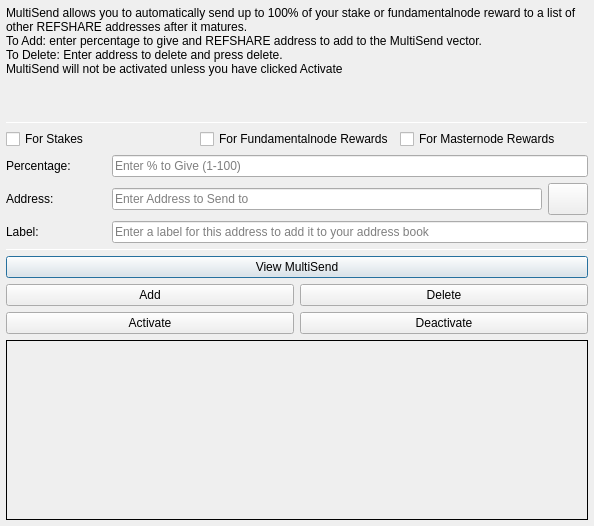
<?xml version="1.0" encoding="UTF-8"?>
<ui version="4.0">
 <class>MultiSendDialog</class>
 <widget class="QDialog" name="MultiSendDialog">
  <property name="windowModality">
   <enum>Qt::NonModal</enum>
  </property>
  <property name="geometry">
   <rect>
    <x>0</x>
    <y>0</y>
    <width>594</width>
    <height>526</height>
   </rect>
  </property>
  <property name="windowTitle">
   <string>MultiSend</string>
  </property>
  <layout class="QVBoxLayout" name="verticalLayout" stretch="0">
   <property name="leftMargin">
    <number>6</number>
   </property>
   <property name="topMargin">
    <number>6</number>
   </property>
   <property name="rightMargin">
    <number>6</number>
   </property>
   <property name="bottomMargin">
    <number>6</number>
   </property>
   <item>
    <layout class="QVBoxLayout" name="verticalLayout_Main" stretch="1,1,1,0,1,1,1">
     <item>
      <widget class="QLabel" name="label_2">
       <property name="lineWidth">
        <number>1</number>
       </property>
       <property name="text">
        <string>MultiSend allows you to automatically send up to 100% of your stake or fundamentalnode reward to a list of other REFSHARE addresses after it matures.
To Add: enter percentage to give and REFSHARE address to add to the MultiSend vector.
To Delete: Enter address to delete and press delete.
MultiSend will not be activated unless you have clicked Activate</string>
       </property>
       <property name="alignment">
        <set>Qt::AlignLeading|Qt::AlignLeft|Qt::AlignTop</set>
       </property>
       <property name="wordWrap">
        <bool>true</bool>
       </property>
      </widget>
     </item>
     <item>
      <widget class="Line" name="line">
       <property name="minimumSize">
        <size>
         <width>0</width>
         <height>1</height>
        </size>
       </property>
       <property name="maximumSize">
        <size>
         <width>16777215</width>
         <height>1</height>
        </size>
       </property>
       <property name="orientation">
        <enum>Qt::Horizontal</enum>
       </property>
      </widget>
     </item>
     <item>
      <layout class="QVBoxLayout" name="verticalLayout_Settings">
       <item>
        <layout class="QHBoxLayout" name="horizontalLayout">
         <item>
          <widget class="QCheckBox" name="multiSendStakeCheckBox">
           <property name="text">
            <string>For Stakes</string>
           </property>
          </widget>
         </item>
         <item>
          <widget class="QCheckBox" name="multiSendFundamentalnodeCheckBox">
           <property name="text">
            <string>For Fundamentalnode Rewards</string>
           </property>
          </widget>
         </item>
         <item>
          <widget class="QCheckBox" name="multiSendMasternodeCheckBox">
           <property name="text">
            <string>For Masternode Rewards</string>
           </property>
          </widget>
         </item>
        </layout>
       </item>
       <item>
        <layout class="QHBoxLayout" name="horizontalLayout_6">
         <item>
          <widget class="QLabel" name="label">
           <property name="minimumSize">
            <size>
             <width>100</width>
             <height>0</height>
            </size>
           </property>
           <property name="toolTip">
            <string>Percentage of stake to send</string>
           </property>
           <property name="text">
            <string>Percentage:</string>
           </property>
          </widget>
         </item>
         <item>
          <widget class="QLineEdit" name="multiSendPercentEdit">
           <property name="toolTip">
            <string>Enter whole numbers 1 - 100</string>
           </property>
           <property name="placeholderText">
            <string>Enter % to Give (1-100)</string>
           </property>
          </widget>
         </item>
        </layout>
       </item>
       <item>
        <layout class="QHBoxLayout" name="horizontalLayout_7">
         <item>
          <widget class="QLabel" name="label_5">
           <property name="minimumSize">
            <size>
             <width>100</width>
             <height>0</height>
            </size>
           </property>
           <property name="toolTip">
            <string>Address to send portion of stake to</string>
           </property>
           <property name="text">
            <string>Address:</string>
           </property>
          </widget>
         </item>
         <item>
          <widget class="QLineEdit" name="multiSendAddressEdit">
           <property name="toolTip">
            <string/>
           </property>
           <property name="placeholderText">
            <string>Enter Address to Send to</string>
           </property>
          </widget>
         </item>
         <item>
          <widget class="QPushButton" name="addressBookButton">
           <property name="maximumSize">
            <size>
             <width>16777215</width>
             <height>32</height>
            </size>
           </property>
           <property name="toolTip">
            <string>Choose an address from the address book</string>
           </property>
           <property name="text">
            <string/>
           </property>
           <property name="icon">
            <iconset resource="../refshare.qrc">
             <normaloff>:/icons/address-book</normaloff>:/icons/address-book</iconset>
           </property>
           <property name="shortcut">
            <string>Alt+A</string>
           </property>
           <property name="autoDefault">
            <bool>false</bool>
           </property>
          </widget>
         </item>
        </layout>
       </item>
      </layout>
     </item>
     <item>
      <layout class="QHBoxLayout" name="horizontalLayout_3">
       <item>
        <widget class="QLabel" name="label_3">
         <property name="minimumSize">
          <size>
           <width>100</width>
           <height>0</height>
          </size>
         </property>
         <property name="text">
          <string>Label:</string>
         </property>
        </widget>
       </item>
       <item>
        <widget class="QLineEdit" name="labelAddressLabelEdit">
         <property name="placeholderText">
          <string>Enter a label for this address to add it to your address book</string>
         </property>
        </widget>
       </item>
      </layout>
     </item>
     <item>
      <widget class="Line" name="line_2">
       <property name="minimumSize">
        <size>
         <width>0</width>
         <height>1</height>
        </size>
       </property>
       <property name="maximumSize">
        <size>
         <width>16777215</width>
         <height>1</height>
        </size>
       </property>
       <property name="orientation">
        <enum>Qt::Horizontal</enum>
       </property>
      </widget>
     </item>
     <item>
      <layout class="QVBoxLayout" name="verticalLayout_Buttons">
       <item>
        <layout class="QHBoxLayout" name="horizontalLayout_4">
         <item>
          <widget class="QPushButton" name="viewButton">
           <property name="toolTip">
            <string/>
           </property>
           <property name="statusTip">
            <string>View MultiSend Vector</string>
           </property>
           <property name="text">
            <string>View MultiSend</string>
           </property>
          </widget>
         </item>
        </layout>
       </item>
       <item>
        <layout class="QHBoxLayout" name="horizontalLayout_2">
         <item>
          <widget class="QPushButton" name="addButton">
           <property name="toolTip">
            <string/>
           </property>
           <property name="statusTip">
            <string>Add to MultiSend Vector</string>
           </property>
           <property name="text">
            <string>Add</string>
           </property>
          </widget>
         </item>
         <item>
          <widget class="QPushButton" name="deleteButton">
           <property name="toolTip">
            <string/>
           </property>
           <property name="statusTip">
            <string>Delete Address From MultiSend Vector</string>
           </property>
           <property name="text">
            <string>Delete</string>
           </property>
          </widget>
         </item>
        </layout>
       </item>
       <item>
        <layout class="QHBoxLayout" name="horizontalLayout_5">
         <item>
          <widget class="QPushButton" name="activateButton">
           <property name="statusTip">
            <string>Activate MultiSend</string>
           </property>
           <property name="text">
            <string>Activate</string>
           </property>
          </widget>
         </item>
         <item>
          <widget class="QPushButton" name="disableButton">
           <property name="statusTip">
            <string>Deactivate MultiSend</string>
           </property>
           <property name="text">
            <string>Deactivate</string>
           </property>
          </widget>
         </item>
        </layout>
       </item>
      </layout>
     </item>
     <item>
      <widget class="QLabel" name="message">
       <property name="minimumSize">
        <size>
         <width>0</width>
         <height>180</height>
        </size>
       </property>
       <property name="frameShape">
        <enum>QFrame::Panel</enum>
       </property>
       <property name="frameShadow">
        <enum>QFrame::Plain</enum>
       </property>
       <property name="lineWidth">
        <number>1</number>
       </property>
       <property name="midLineWidth">
        <number>1</number>
       </property>
       <property name="text">
        <string/>
       </property>
       <property name="alignment">
        <set>Qt::AlignLeading|Qt::AlignLeft|Qt::AlignTop</set>
       </property>
       <property name="wordWrap">
        <bool>true</bool>
       </property>
      </widget>
     </item>
    </layout>
   </item>
  </layout>
 </widget>
 <resources>
  <include location="../refshare.qrc"/>
 </resources>
 <connections/>
</ui>
